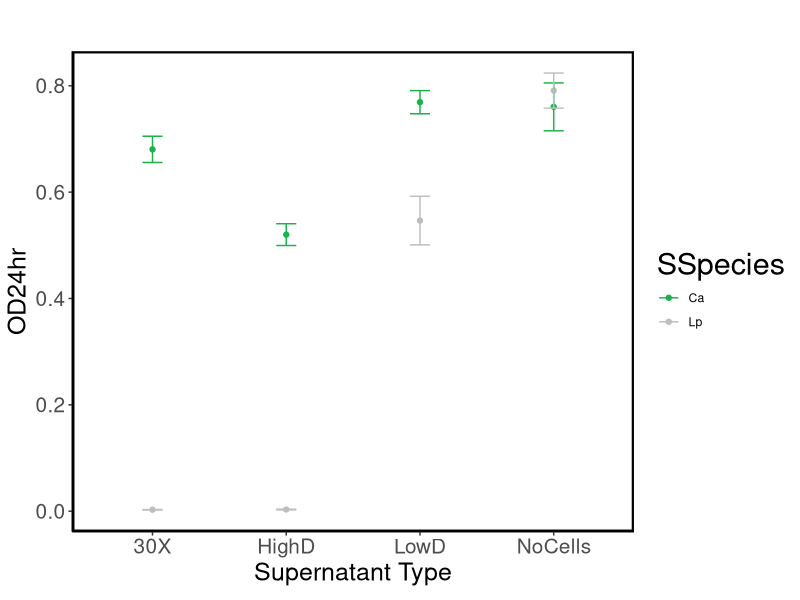
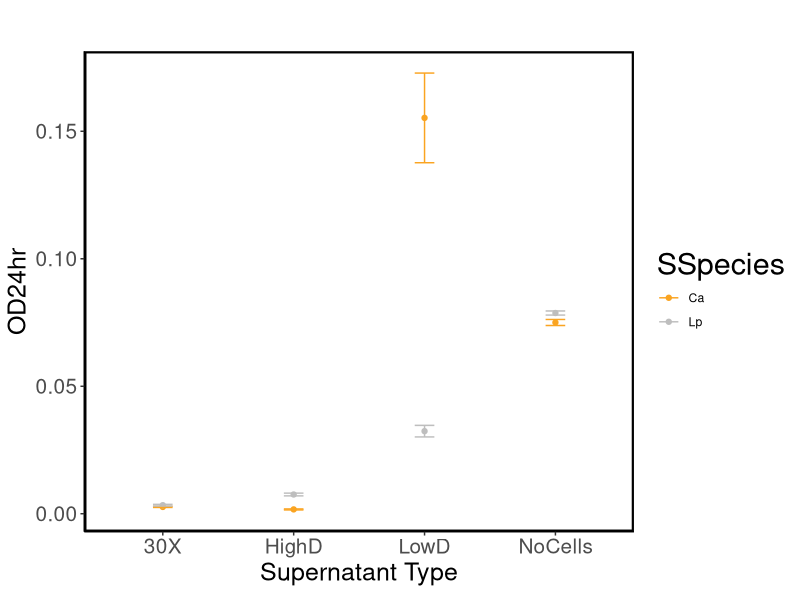
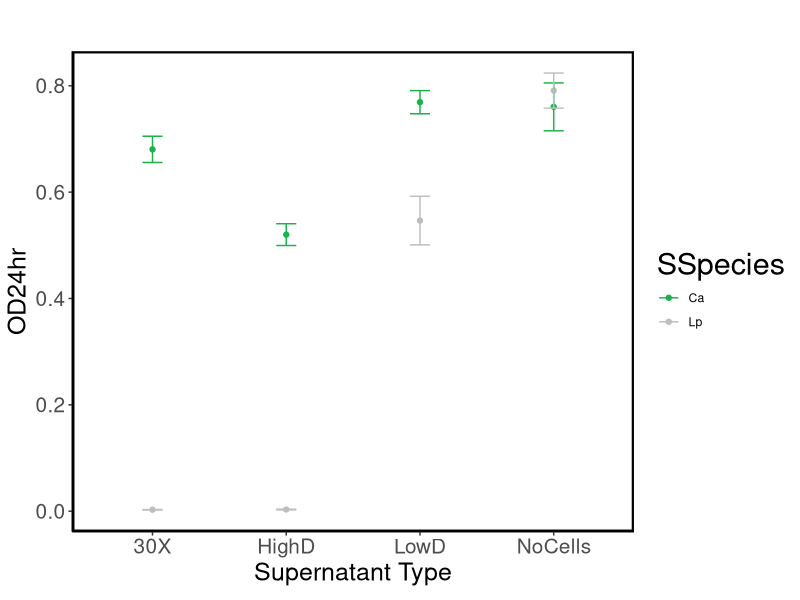
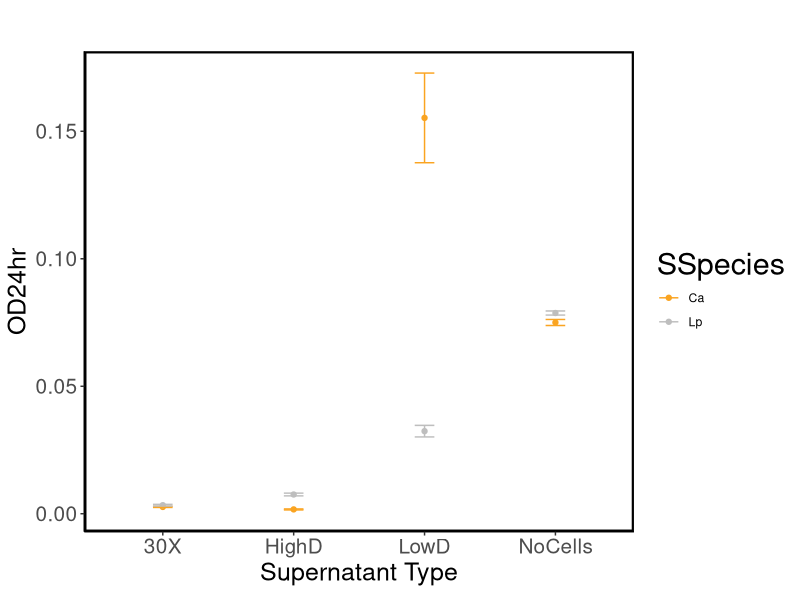

Here is the R script that generated these plots, in order:
# Analisys on experimental data to assess ecological interactions via culturing each species 
#in the supernatant of either species in the absence of antibiotics.

library(reshape)
library(stringr)
library(dplyr)
library(plotrix)
library(ggplot2)
library(matrixStats)

#OD BACKGROUND OF MEDIA WITH AND WITHOUT ANTIBIOTICS
Day2Background <- read.table ('Day2_NoCells_AntibioticBackground.dat', header=F, sep = "\t", dec = ".")
Day2Background <- Day2Background[,2:13] 
#Columns 1-3 are for media + 16X antibiotic concentration (where it could be seen visually which antibiotics are less soluble, 
                                                          #potentially interfering more with background OD even at lower concentrations).
#Columns 4-6 are for media + 1X antibiotic concentration. 
#Columns 7-9 are for a 1/8 dilution of the media in columns 4-6.
#Columns 10-12 are for Base Medium background (no antibiotics, no cells).
colnames(Day2Background) <- c('16Xa', '16Xb','16Xc','1Xa','1Xb','1Xc','1_8Xb','1_8Xb','1_8c','BMa','BMb', 'BMc')
rownames(Day2Background) <- c('Ery', 'Chl', 'Gen', 'Amp', 'Kan', 'Car', 'Tet', 'Cip')

Day2Background[,13] <-rowMeans(Day2Background[,1:3],na.rm=TRUE)  
Day2Background[,14] <-rowMeans(Day2Background[,4:6],na.rm=TRUE)  
Day2Background[,15] <-rowMeans(Day2Background[,7:9],na.rm=TRUE)  
Day2Background[,16] <-rowMeans(Day2Background[,10:12],na.rm=TRUE)  
colnames(Day2Background)[13:16] <- c('Bg16X','Bg1X','Bg1_8X','BgBM')
BMbackground<-mean(Day2Background[,16])

#OD Ca cells in either Supernatant, No Antibiotics
Day2CaEco <- read.table ('Day2_Ca_in_BothSupernatants.dat', header=F, sep = "\t", dec = ".")
Day2CaEco <- Day2CaEco[,2:13] 
#Columns 1-3 are for 50% supernatant of cells from 30X dilution. 
#Columns 4-6 are for 50% supernatant of cells from high dispersal
#Columns 7-9 are for 50% supernatant of cells from low dispersal
#Columns 10-12 are for 50% supernatant of BM media (no antibiotics, no cells)
colnames(Day2CaEco) <- c('30Xa', '30Xb','30Xc','HighDa','HighDb','HighDc','LowDa','LowDb','LowDc','BMSa','BMSb', 'BMSc')
#Rows A-C correspond to supernatant from Ca cells
#Rows D & E contain no meaningful information (30X dilution of Ca cells into half (101.5uL) volume of fresh media)
#Rows F-H correspond to supernatant from Lp cells
rownames(Day2CaEco) <- c('CaSa', 'CaSb', 'CaSc', 'none1', 'none2', 'LpSa', 'LpSb', 'LpSc')
#export processed data (used in Fig S13 to get the Mean Abundance of Ca in the absence of antibiotics)
write.csv(Day2CaEco, 'CaEco.csv')

#OD Lp cells in either Supernatant, No Antibiotics
Day2LpEco <- read.table ('Day2_Lp_in_BothSupernatants.dat', header=F, sep = "\t", dec = ".")
Day2LpEco <- Day2LpEco[,2:13] 
#Eliminate non-meaningful rows
Day2LpEco <- Day2LpEco[-c(4,5),]
#Columns 1-3 are for 50% supernatant of cells from 30X dilution. 
#Columns 4-6 are for 50% supernatant of cells from high dispersal
#Columns 7-9 are for 50% supernatant of cells from low dispersal
#Columns 10-12 are for 50% supernatant of BM media (no antibiotics, no cells)
colnames(Day2LpEco) <- c('30Xa', '30Xb','30Xc','HighDa','HighDb','HighDc','LowDa','LowDb','LowDc','BMSa','BMSb', 'BMSc')
#Rows A-C correspond to supernatant from Ca cells
#Rows D & E contain no meaningful information (30X dilution of Lp cells into half (101.5uL) volume of fresh media)
#Rows F-H correspond to supernatant from Lp cells
Day2LpEco[13] = c('CaS1', 'CaS2', 'CaS3', 'LpS1', 'LpS2', 'LpS3')
colnames(Day2LpEco)[13] <- c('SSpecies')
#export processed data (used in Fig S13 to get the Mean Abundance of Lp in the absence of antibiotics)
write.csv(Day2LpEco, 'LpEco.csv')
LpEco <-  as.data.frame( melt(Day2LpEco,  id.vars=c('SSpecies'),  value.name="OD")) #formatting
#add Replicate indexing
LpEco[,4] <- substr(LpEco[,1], nchar(LpEco[,1]),nchar(LpEco[,1])) # from LpEco, read characters between the first and last number (reported by nchar)
LpEco[,5] <- substr(LpEco[,2], nchar(as.character(LpEco[,2])),nchar(as.character(LpEco[,2])))
#remove replicate indexing from column 1 and 2 (useful later when computing mean values)
LpEco[,1] <- substr(LpEco[,1], 1,nchar(LpEco[,1])-1)
LpEco[,2] <- substr(LpEco[,2], 1,nchar(as.character(LpEco[,2]))-1)
colnames(LpEco) <- c('SSpecies','SType','OD', 'ReplicateSSpecies', 'ReplicateSType')



MeanEcoCa <- data.frame(SType = c('30X','HighD'),SSpecies=c('Ca','Lp'), MeanOD=c(0.1,0.5),StErrOD=c(0.01,0.02))

MeanEcoCa[1,1:2] <- c('30X','Ca') 
MeanEcoCa[1,3] <- mean(as.matrix(Day2CaEco[1:3,1:3])) - BMbackground
MeanEcoCa[1,4] <- sd(c(as.matrix(Day2CaEco[1:3,1:3]))) / sqrt(9)

MeanEcoCa[2,1:2] <- c('HighD','Ca') 
MeanEcoCa[2,3] <- mean(as.matrix(Day2CaEco[1:3,4:6])) - BMbackground
MeanEcoCa[2,4] <- sd(c(as.matrix(Day2CaEco[1:3,4:6]))) / sqrt(9)

MeanEcoCa[3,1:2] <- c('LowD','Ca') 
MeanEcoCa[3,3] <- mean(as.matrix(Day2CaEco[1:3,7:9])) - BMbackground
MeanEcoCa[3,4] <- sd(c(as.matrix(Day2CaEco[1:3,7:9]))) / sqrt(9)

MeanEcoCa[4,1:2] <- c('NoCells','Ca')
MeanEcoCa[4,3] <- mean(as.matrix(Day2CaEco[1:3,10:12])) - BMbackground
MeanEcoCa[4,4] <- sd(c(as.matrix(Day2CaEco[1:3,10:12]))) / sqrt(9)

MeanEcoCa[5,1:2] <- c('30X','Lp')   # wells H3, H4 and H5 were not transferred (Viaflo failed the transfer). Note that I eliminate row H from the analysis
MeanEcoCa[5,3] <- mean(as.matrix(Day2CaEco[6:7,1:3])) - BMbackground
MeanEcoCa[5,4] <- sd(c(as.matrix(Day2CaEco[6:7,1:3]))) / sqrt(6)

MeanEcoCa[6,1:2] <- c('HighD','Lp')
MeanEcoCa[6,3] <- mean(as.matrix(Day2CaEco[6:7,4:6])) - BMbackground
MeanEcoCa[6,4] <- sd(c(as.matrix(Day2CaEco[6:7,4:6]))) / sqrt(6)

MeanEcoCa[7,1:2] <- c('LowD','Lp')
MeanEcoCa[7,3] <- mean(as.matrix(Day2CaEco[6:8,7:9])) - BMbackground
MeanEcoCa[7,4] <- sd(c(as.matrix(Day2CaEco[6:8,7:9]))) / sqrt(9)

MeanEcoCa[8,1:2] <- c('NoCells','Lp')
MeanEcoCa[8,3] <- mean(as.matrix(Day2CaEco[6:8,10:12])) - BMbackground
MeanEcoCa[8,4] <- sd(c(as.matrix(Day2CaEco[6:8,10:12]))) / sqrt(9)



#Barplot
PlotEcoCa <- ggplot(data = MeanEcoCa, aes(x= SType, y= MeanOD, group= SSpecies, color = SSpecies))

background <- theme_bw() + theme ( panel.grid.minor=element_blank(), panel.grid.major=element_blank(), axis.line= element_line(colour="black"), panel.border = element_rect (colour="black", size=1.5), axis.text=element_text(size=15), axis.title=element_text(size=18), title=element_text(size=22)) #, axis.title.x=element_blank() )

titulos<- labs(title="", x=expression(paste("Supernatant Type")), y=expression(paste("OD24hr")))
#escalaX <- scale_x_continuous(expand= c(0,0), limits=c(0,0.88), breaks=seq(0, 0.8, 0.2)) # coord_cartesian(expand= c(0,0), xlim = c(0, 1.3)) 

couleur <- scale_colour_manual(values = c("#1AB24B", 'gray'))#"#FAA421"))

puntos <- geom_point()
barras <- geom_errorbar(aes(ymin= MeanOD-StErrOD, ymax= MeanOD+StErrOD), width=.15)

plotii = PlotEcoCa + background  + titulos + couleur + puntos + barras
plotii

pdf("F_S12A.pdf", width=6, height=4)
print(plotii)
dev.off()



MeanEcoLp <- data.frame(SType = c('30X','HighD'),SSpecies=c('Ca','Lp'), MeanOD=c(0.1,0.5),StErrOD=c(0.01,0.02))
#Note to myself: there has to be a way to make the next code lines more compact, maybe using factors
MeanEcoLp[1,1:2] <- c('30X','Ca') 
MeanEcoLp[1,3] <- mean(LpEco[LpEco[1]== 'CaS' & LpEco[2]== '30X',3]) - BMbackground
MeanEcoLp[1,4] <- sd(LpEco[LpEco[1]== 'CaS' & LpEco[2]== '30X',3]) / sqrt(9)

MeanEcoLp[2,1:2] <- c('HighD','Ca') 
MeanEcoLp[2,3] <- mean(LpEco[LpEco[1]== 'CaS' & LpEco[2]== 'HighD',3]) - BMbackground
MeanEcoLp[2,4] <- sd(LpEco[LpEco[1]== 'CaS' & LpEco[2]== 'HighD',3]) / sqrt(9)

MeanEcoLp[3,1:2] <- c('LowD','Ca') 
MeanEcoLp[3,3] <- mean(LpEco[LpEco[1]== 'CaS' & LpEco[2]== 'LowD',3]) - BMbackground
MeanEcoLp[3,4] <- sd(LpEco[LpEco[1]== 'CaS' & LpEco[2]== 'LowD',3]) / sqrt(9)

MeanEcoLp[4,1:2] <- c('NoCells','Ca') 
MeanEcoLp[4,3] <- mean(LpEco[LpEco[1]== 'CaS' & LpEco[2]== 'BMS',3]) - BMbackground
MeanEcoLp[4,4] <- sd(LpEco[LpEco[1]== 'CaS' & LpEco[2]== 'BMS',3]) / sqrt(9)

MeanEcoLp[5,1:2] <- c('30X','Lp') 
MeanEcoLp[5,3] <- mean(LpEco[LpEco[1]== 'LpS' & LpEco[2]== '30X',3]) - BMbackground
MeanEcoLp[5,4] <- sd(LpEco[LpEco[1]== 'LpS' & LpEco[2]== '30X',3]) / sqrt(9)

MeanEcoLp[6,1:2] <- c('HighD','Lp') 
MeanEcoLp[6,3] <- mean(LpEco[LpEco[1]== 'LpS' & LpEco[2]== 'HighD',3]) - BMbackground
MeanEcoLp[6,4] <- sd(LpEco[LpEco[1]== 'LpS' & LpEco[2]== 'HighD',3]) / sqrt(9)

MeanEcoLp[7,1:2] <- c('LowD','Lp') 
MeanEcoLp[7,3] <- mean(LpEco[LpEco[1]== 'LpS' & LpEco[2]== 'LowD',3]) - BMbackground
MeanEcoLp[7,4] <- sd(LpEco[LpEco[1]== 'LpS' & LpEco[2]== 'LowD',3]) / sqrt(9)

MeanEcoLp[8,1:2] <- c('NoCells','Lp') 
MeanEcoLp[8,3] <- mean(LpEco[LpEco[1]== 'LpS' & LpEco[2]== 'BMS',3]) - BMbackground
MeanEcoLp[8,4] <- sd(LpEco[LpEco[1]== 'LpS' & LpEco[2]== 'BMS',3]) / sqrt(9)


#Barplot
PlotEcoLp <- ggplot(data = MeanEcoLp, aes(x= SType, y= MeanOD, group= SSpecies, color = SSpecies))

background <- theme_bw() + theme ( panel.grid.minor=element_blank(), panel.grid.major=element_blank(), axis.line= element_line(colour="black"), panel.border = element_rect (colour="black", size=1.5), axis.text=element_text(size=15), axis.title=element_text(size=18), title=element_text(size=22)) #, axis.title.x=element_blank() )

titulos<- labs(title="", x=expression(paste("Supernatant Type")), y=expression(paste("OD24hr")))
#escalaX <- scale_x_continuous(expand= c(0,0), limits=c(0,0.88), breaks=seq(0, 0.8, 0.2)) # coord_cartesian(expand= c(0,0), xlim = c(0, 1.3)) 

couleur <- scale_colour_manual(values = c("#FAA421", 'gray'))#

puntos <- geom_point()
barras <- geom_errorbar(aes(ymin= MeanOD-StErrOD, ymax= MeanOD+StErrOD), width=.15)

plotii = PlotEcoLp + background  + titulos + couleur + puntos + barras
plotii

pdf("F_S12B.pdf", width=6, height=4)
print(plotii)
dev.off()
